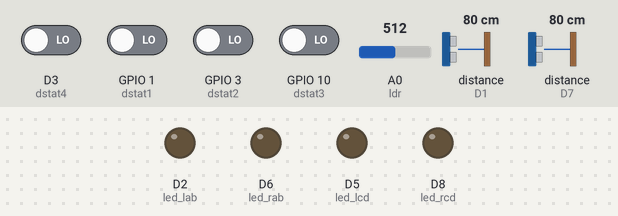
A sketch run on a simulated ESP8266 (NodeMCU). On the bench: output pins drawn as LEDs (lit = HIGH). Wiring (inferred from the names in the program): 2 × ultrasonic range finder: trigger D4, echo D7 / trigger D0, echo D1. Inputs (shaded band) come from the test bench; at power-on: D3 (dstat4), GPIO 1 (dstat1), GPIO 3 (dstat2), GPIO 10 (dstat3) LOW, A0 (ldr) = 512, distance to the obstacle (sensors on D1, D7) 80 cm. The echo pulse lasts 58.3 µs per cm; WiFi joins after 1.5 s; servers stay silent unless stated; pins used as bus, display or sensor lines are not drawn.

Above: at 1.4 s.
1.5 s: A0 (ldr) set to 495
At 2.2 s:
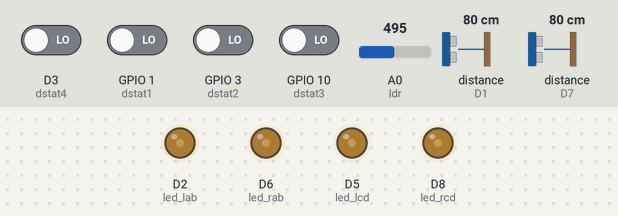
3.3 s: distance to the obstacle (sensor on D1) set to 20 cm
4.8 s: distance to the obstacle (sensor on D1) set to 16 cm
At 5.6 s:
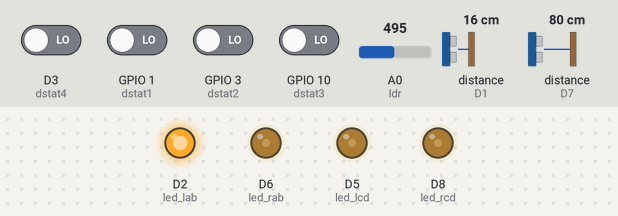
8.1 s: distance to the obstacle (sensor on D7) set to 2 cm
At 8.9 s:
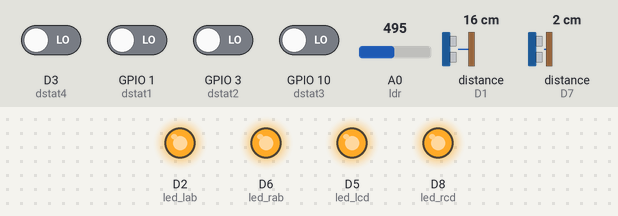
9.9 s: distance to the obstacle (sensor on D1) set to 35 cm
At 11.7 s:
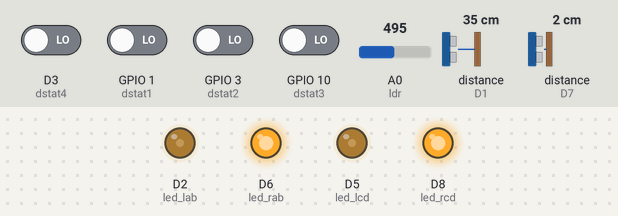
13.2 s: distance to the obstacle (sensor on D1) set to 2 cm
At 14.5 s:
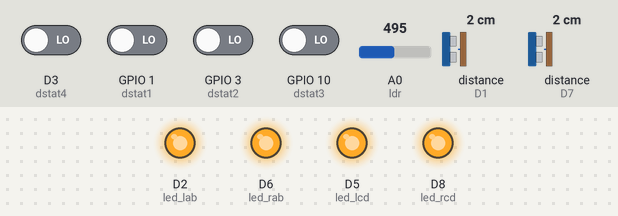
Timing chart, 0 to 16.2 s (numbered marks = the images above; inputs shaded):
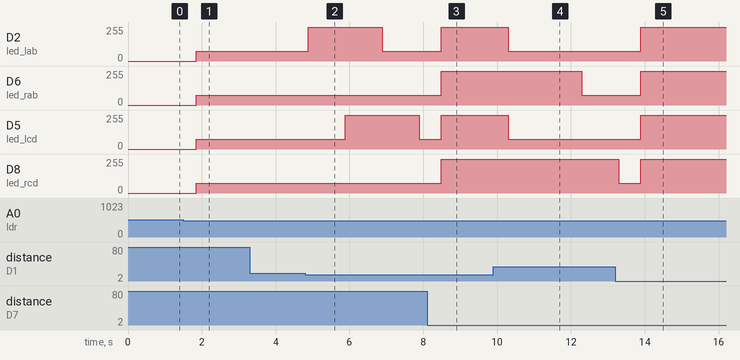

The sketch:

project_code.ino
```cpp
#include <ESP8266WiFi.h>;
#include <WiFiClient.h>;
#include <ThingSpeak.h>;
#define ldr A0
#define led_lab D2
#define led_lcd D5
#define led_rab D6
#define led_rcd D8
#define T1 D0
#define E1 D1
#define T2 D4
#define E2 D7
int dstat1 = 1;
int dstat2 = 3;
int dstat3 = 10;
#define dstat4 D3

const char* ssid = "SMART LIGHT"; //Your Network SSID
const char* password = "SMART LIGHT"; //Your Network Password
WiFiClient client;
unsigned long myChannelNumber1 = 966059;
const char * myWriteAPIKey1 = "QZJTISZMC5I16Z6H";
unsigned long myChannelNumber2 = 966057;
const char * myWriteAPIKey2 = "VJT4WSXPLGKV18GA";

long dur1,dur2;
int dis1,dis2;
int a1,a2,a3,a4,a5,a6,a7,a8;
int b1,b2,b3,b4,b5,b6,b7,b8;

void setup()
{
pinMode(dstat1, FUNCTION_3);
pinMode(dstat2, FUNCTION_3);
pinMode(T1, OUTPUT);
pinMode(E1, INPUT);
pinMode(T2, OUTPUT);
pinMode(E2, INPUT);
pinMode(ldr, INPUT);
pinMode(led_lab,OUTPUT);
pinMode(led_lcd,OUTPUT);
pinMode(led_rab,OUTPUT);
pinMode(led_rcd,OUTPUT);
pinMode(dstat1, INPUT);
pinMode(dstat2, INPUT);
pinMode(dstat3, INPUT);
pinMode(dstat4, INPUT);
WiFi.begin(ssid, password);
ThingSpeak.begin(client);
}

void loop()
{
/* LDR SENSOR */
int ldrval = analogRead(ldr);
/* ULTRASONIC SENSOR 1 */
digitalWrite(T1,LOW);
delayMicroseconds(2);
digitalWrite(T1, HIGH);
delayMicroseconds(10);
digitalWrite(T1, LOW);
dur1 = pulseIn(E1, HIGH);
dis1= dur1*0.034/2;
/* ULTRASONIC SENSOR 2 */
digitalWrite(T2,LOW);
delayMicroseconds(2);
digitalWrite(T2, HIGH);
delayMicroseconds(10);
digitalWrite(T2, LOW);
dur2 = pulseIn(E2, HIGH);
dis2= dur2*0.034/2;
/* LED GLOW - DAY */
if(ldrval > 512)
{
  analogWrite(led_lab,0);
  analogWrite(led_lcd,0);
  analogWrite(led_rab,0);
  analogWrite(led_rcd,0);
  a1 = 0;
  a2 = 0;
  a3 = 0;
  a4 = 0;
  a5 = 0;
  a6 = 0;
  a7 = 0;
  a8 = 0;
  b1 = 1;
  b2 = 1;
  b3 = 1;
  b4 = 1;
  b5 = 1;
  b6 = 1;
  b7 = 1;
  b8 = 1;
}
/* LED GLOW - NIGHT */
if(ldrval < 512)
{
if(dis1 < 18 && dis2 < 18)
{
  analogWrite(led_lab,1023);
  analogWrite(led_rab,1023);
  analogWrite(led_lcd,1023);
  analogWrite(led_rcd,1023);
  int dstatsensor1 = digitalRead(dstat1);
  int dstatsensor2 = digitalRead(dstat2);
  int dstatsensor3 = digitalRead(dstat3);
  int dstatsensor4 = digitalRead(dstat4);
  a1 = 1023;
  a2 = 1023;
  a3 = 1023;
  a4 = 1023;
  a5 = 1023;
  a6 = 1023;
  a7 = 1023;
  a8 = 1023;
  if (dstatsensor1 == 1)
  {
  b1 = 1;
  b2 = 1;
  }
  else
  {
  b1 = 0;
  b2 = 0;
  }
  if (dstatsensor2 == 1)
  {
  b3 = 1;
  b4 = 1;
  }
  else
  {
  b3 = 0;
  b4 = 0;
  }
  if (dstatsensor3 == 1)
  {
  b5 = 1;
  b6 = 1;
  }
  else
  {
  b5 = 0;
  b6 = 0;
  }
  if (dstatsensor4 == 1)
  {
  b7 = 1;
  b8 = 1;
  }
  else
  {
  b7 = 0;
  b8 = 0;
  }
  }
else if(dis1 > 18 && dis2 > 18)
{
  analogWrite(led_lab,300);
  analogWrite(led_rab,300);
  analogWrite(led_lcd,300);
  analogWrite(led_rcd,300);
  a1 = 300;
  a2 = 300;
  a3 = 300;
  a4 = 300;
  a5 = 300;
  a6 = 300;
  a7 = 300;
  a8 = 300;
  b1 = 1;
  b2 = 1;
  b3 = 1;
  b4 = 1;
  b5 = 1;
  b6 = 1;
  b7 = 1;
  b8 = 1;
}
else if(dis1 < 18 && dis2 > 18)
{
  analogWrite(led_rab,300);
  analogWrite(led_rcd,300);
  analogWrite(led_lab,1023);
  delay(1000);
  analogWrite(led_lcd,1023);
  delay(1000);
  analogWrite(led_lab,300);
  delay(1000);
  analogWrite(led_lcd,300);
  a1 = 1023;
  a2 = 1023;
  a3 = 1023;
  a4 = 1023;
  a5 = 300;
  a6 = 300;
  a7 = 300;
  a8 = 300;
  b1 = 1;
  b2 = 1;
  b3 = 1;
  b4 = 1;
  b5 = 1;
  b6 = 1;
  b7 = 1;
  b8 = 1;
}
else if(dis1 > 18 && dis2 < 18)
{
  analogWrite(led_lab,300);
  analogWrite(led_lcd,300);
  analogWrite(led_rab,1023);
  delay(1000);
  analogWrite(led_rcd,1023);
  delay(1000);
  analogWrite(led_rab,300);
  delay(1000);
  analogWrite(led_rcd,300);
  a1 = 300;
  a2 = 300;
  a3 = 300;
  a4 = 300;
  a5 = 1023;
  a6 = 1023;
  a7 = 1023;
  a8 = 1023;
  b1 = 1;
  b2 = 1;
  b3 = 1;
  b4 = 1;
  b5 = 1;
  b6 = 1;
  b7 = 1;
  b8 = 1;
}
}
ThingSpeak.setField(1, a1);
ThingSpeak.setField(2, a2);
ThingSpeak.setField(3, a3);
ThingSpeak.setField(4, a4);
ThingSpeak.setField(5, a5);
ThingSpeak.setField(6, a6);
ThingSpeak.setField(7, a7);
ThingSpeak.setField(8, a8);
ThingSpeak.writeFields(myChannelNumber1,myWriteAPIKey1);
ThingSpeak.setField(1, b1);
ThingSpeak.setField(2, b2);
ThingSpeak.setField(3, b3);
ThingSpeak.setField(4, b4);
ThingSpeak.setField(5, b5);
ThingSpeak.setField(6, b6);
ThingSpeak.setField(7, b7);
ThingSpeak.setField(8, b8);
ThingSpeak.writeFields(myChannelNumber2,myWriteAPIKey2);
}
```

Measured:
- the behaviour switches between 512 and 511 on A0 (ldr) (found by bisection; images 0 and 1)
- the behaviour switches between 19 and 18 cm on distance to the obstacle (sensor on D1) (found by bisection; images 1 and 2)
- after the input at 1.5 s, D2 (led_lab), D6 (led_rab), D5 (led_lcd), D8 (led_rcd): 0/255 → 74/255 after 0.34 s
- after the input at 3.3 s, every drawn part: stays the same
- after the input at 4.8 s, D2 (led_lab): 74/255 → 255/255 after 0.09 s, → 74/255 2.0 s later; D5 (led_lcd): 74/255 → 255/255 after 1.1 s, → 74/255 2.0 s later
- after the input at 8.1 s, D6 (led_rab), D8 (led_rcd): 74/255 → 255/255 after 0.39 s; D5 (led_lcd): 74/255 → 255/255 after 0.39 s instead of 1.4 s
- after the input at 9.9 s, D2 (led_lab), D5 (led_lcd): 255/255 → 74/255 after 0.39 s; D6 (led_rab): 255/255 → 74/255 after 2.4 s
- after the input at 13.2 s, D2 (led_lab), D5 (led_lcd): 74/255 → 255/255 after 0.70 s; D6 (led_rab): goes on until 13.9 s, then stays 255/255
